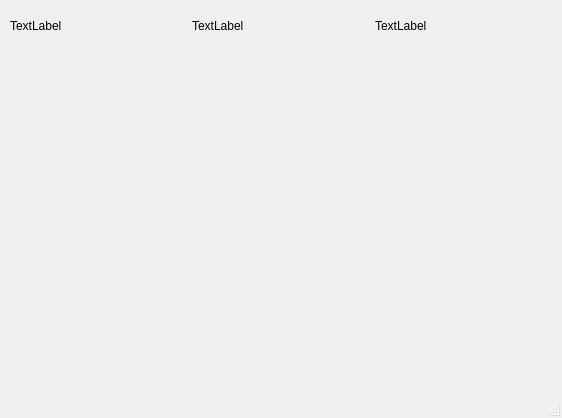
<?xml version="1.0" encoding="UTF-8"?>
<ui version="4.0">
 <class>MainWindow</class>
 <widget class="QMainWindow" name="MainWindow">
  <property name="geometry">
   <rect>
    <x>0</x>
    <y>0</y>
    <width>562</width>
    <height>418</height>
   </rect>
  </property>
  <property name="windowTitle">
   <string>MainWindow</string>
  </property>
  <widget class="QWidget" name="centralwidget">
   <widget class="QWidget" name="horizontalLayoutWidget">
    <property name="geometry">
     <rect>
      <x>10</x>
      <y>10</y>
      <width>541</width>
      <height>31</height>
     </rect>
    </property>
    <layout class="QHBoxLayout" name="horizontalLayout">
     <item>
      <widget class="QLabel" name="label_3">
       <property name="text">
        <string>TextLabel</string>
       </property>
      </widget>
     </item>
     <item>
      <widget class="QLabel" name="label_2">
       <property name="text">
        <string>TextLabel</string>
       </property>
      </widget>
     </item>
     <item>
      <widget class="QLabel" name="label">
       <property name="text">
        <string>TextLabel</string>
       </property>
      </widget>
     </item>
    </layout>
   </widget>
  </widget>
  <widget class="QStatusBar" name="statusbar"/>
 </widget>
 <resources/>
 <connections/>
</ui>
